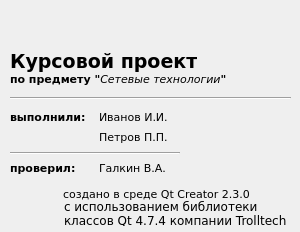
<?xml version="1.0" encoding="UTF-8"?>
<ui version="4.0">
 <class>About</class>
 <widget class="QDialog" name="About">
  <property name="geometry">
   <rect>
    <x>0</x>
    <y>0</y>
    <width>300</width>
    <height>232</height>
   </rect>
  </property>
  <property name="sizePolicy">
   <sizepolicy hsizetype="Fixed" vsizetype="Fixed">
    <horstretch>0</horstretch>
    <verstretch>0</verstretch>
   </sizepolicy>
  </property>
  <property name="minimumSize">
   <size>
    <width>300</width>
    <height>232</height>
   </size>
  </property>
  <property name="maximumSize">
   <size>
    <width>300</width>
    <height>232</height>
   </size>
  </property>
  <property name="windowTitle">
   <string>Dialog</string>
  </property>
  <widget class="QLabel" name="label">
   <property name="geometry">
    <rect>
     <x>0</x>
     <y>0</y>
     <width>300</width>
     <height>45</height>
    </rect>
   </property>
   <property name="text">
    <string/>
   </property>
   <property name="pixmap">
    <pixmap resource="reses.qrc">:/images/iu5logo.gif</pixmap>
   </property>
  </widget>
  <widget class="QLabel" name="label_2">
   <property name="geometry">
    <rect>
     <x>10</x>
     <y>50</y>
     <width>187</width>
     <height>23</height>
    </rect>
   </property>
   <property name="font">
    <font>
     <family>Verdana</family>
     <pointsize>14</pointsize>
     <weight>75</weight>
     <bold>true</bold>
    </font>
   </property>
   <property name="text">
    <string>Курсовой проект</string>
   </property>
  </widget>
  <widget class="QLabel" name="label_3">
   <property name="geometry">
    <rect>
     <x>10</x>
     <y>72</y>
     <width>237</width>
     <height>13</height>
    </rect>
   </property>
   <property name="font">
    <font>
     <family>Verdana</family>
     <pointsize>8</pointsize>
     <weight>50</weight>
     <bold>false</bold>
    </font>
   </property>
   <property name="text">
    <string>&lt;b&gt;по предмету &quot;&lt;/b&gt;&lt;i&gt;Сетевые технологии&lt;/i&gt;&lt;b&gt;&quot;&lt;/b&gt;</string>
   </property>
  </widget>
  <widget class="QWidget" name="verticalLayoutWidget_3">
   <property name="geometry">
    <rect>
     <x>10</x>
     <y>110</y>
     <width>171</width>
     <height>65</height>
    </rect>
   </property>
   <layout class="QVBoxLayout" name="verticalLayout_3">
    <item>
     <layout class="QHBoxLayout" name="horizontalLayout">
      <item>
       <layout class="QVBoxLayout" name="verticalLayout_2">
        <item>
         <widget class="QLabel" name="label_5">
          <property name="font">
           <font>
            <family>Verdana</family>
            <pointsize>8</pointsize>
            <weight>75</weight>
            <bold>true</bold>
           </font>
          </property>
          <property name="text">
           <string>выполнили:</string>
          </property>
         </widget>
        </item>
        <item>
         <spacer name="verticalSpacer">
          <property name="orientation">
           <enum>Qt::Vertical</enum>
          </property>
          <property name="sizeHint" stdset="0">
           <size>
            <width>20</width>
            <height>40</height>
           </size>
          </property>
         </spacer>
        </item>
       </layout>
      </item>
      <item>
       <layout class="QVBoxLayout" name="verticalLayout">
        <item>
         <widget class="QLabel" name="label_6">
          <property name="font">
           <font>
            <family>Verdana</family>
            <pointsize>8</pointsize>
           </font>
          </property>
          <property name="text">
           <string>Иванов И.И.</string>
          </property>
         </widget>
        </item>
        <item>
         <widget class="QLabel" name="label_7">
          <property name="font">
           <font>
            <family>Verdana</family>
            <pointsize>8</pointsize>
           </font>
          </property>
          <property name="text">
           <string>Петров П.П.</string>
          </property>
         </widget>
        </item>
       </layout>
      </item>
     </layout>
    </item>
    <item>
     <spacer name="verticalSpacer_2">
      <property name="orientation">
       <enum>Qt::Vertical</enum>
      </property>
      <property name="sizeHint" stdset="0">
       <size>
        <width>20</width>
        <height>40</height>
       </size>
      </property>
     </spacer>
    </item>
    <item>
     <layout class="QHBoxLayout" name="horizontalLayout_2">
      <item>
       <widget class="QLabel" name="label_4">
        <property name="font">
         <font>
          <family>Verdana</family>
          <pointsize>8</pointsize>
          <weight>75</weight>
          <bold>true</bold>
         </font>
        </property>
        <property name="text">
         <string>проверил:</string>
        </property>
       </widget>
      </item>
      <item>
       <widget class="QLabel" name="label_8">
        <property name="font">
         <font>
          <family>Verdana</family>
          <pointsize>8</pointsize>
         </font>
        </property>
        <property name="text">
         <string>Галкин В.А.</string>
        </property>
       </widget>
      </item>
     </layout>
    </item>
   </layout>
  </widget>
  <widget class="Line" name="line">
   <property name="geometry">
    <rect>
     <x>10</x>
     <y>90</y>
     <width>281</width>
     <height>16</height>
    </rect>
   </property>
   <property name="orientation">
    <enum>Qt::Horizontal</enum>
   </property>
  </widget>
  <widget class="QLabel" name="label_9">
   <property name="geometry">
    <rect>
     <x>193</x>
     <y>113</y>
     <width>99</width>
     <height>60</height>
    </rect>
   </property>
   <property name="whatsThis">
    <string>Если вы это читаете, то можете спокойно &lt;b&gt;отправлять защищающих домой&lt;/b&gt;, потому что эти халявщики даже не проверили код. Воще ничо не хотят сами делать</string>
   </property>
   <property name="text">
    <string/>
   </property>
   <property name="pixmap">
    <pixmap resource="reses.qrc">:/images/com_cable.gif</pixmap>
   </property>
  </widget>
  <widget class="Line" name="line_2">
   <property name="geometry">
    <rect>
     <x>10</x>
     <y>145</y>
     <width>170</width>
     <height>16</height>
    </rect>
   </property>
   <property name="orientation">
    <enum>Qt::Horizontal</enum>
   </property>
  </widget>
  <widget class="QLabel" name="label_10">
   <property name="geometry">
    <rect>
     <x>63</x>
     <y>187</y>
     <width>199</width>
     <height>13</height>
    </rect>
   </property>
   <property name="font">
    <font>
     <family>Verdana</family>
     <pointsize>8</pointsize>
    </font>
   </property>
   <property name="text">
    <string>создано в среде Qt Creator 2.3.0</string>
   </property>
   <property name="wordWrap">
    <bool>false</bool>
   </property>
  </widget>
  <widget class="QLabel" name="label_11">
   <property name="geometry">
    <rect>
     <x>64</x>
     <y>200</y>
     <width>233</width>
     <height>26</height>
    </rect>
   </property>
   <property name="font">
    <font>
     <family>Verdana</family>
    </font>
   </property>
   <property name="text">
    <string>c использованием библиотеки классов Qt 4.7.4 компании Trolltech</string>
   </property>
   <property name="wordWrap">
    <bool>true</bool>
   </property>
  </widget>
  <widget class="QLabel" name="label_12">
   <property name="geometry">
    <rect>
     <x>12</x>
     <y>187</y>
     <width>41</width>
     <height>41</height>
    </rect>
   </property>
   <property name="text">
    <string/>
   </property>
   <property name="pixmap">
    <pixmap resource="reses.qrc">:/images/qt_logo.gif</pixmap>
   </property>
  </widget>
 </widget>
 <resources>
  <include location="reses.qrc"/>
 </resources>
 <connections/>
</ui>
